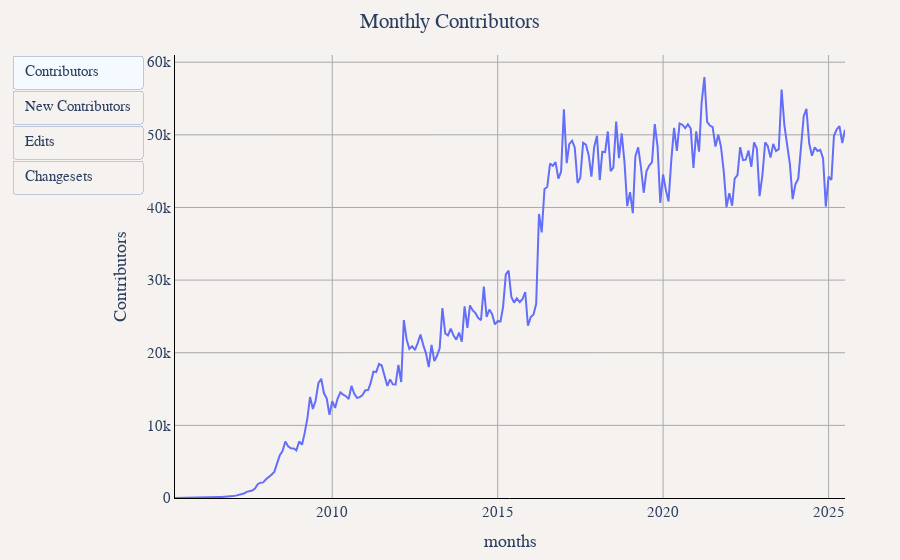

The notebook cell this image was saved under:
### Markdown cell above
## Contributors, Edits and Changesets Each Month

### Code cell
df = duckdb.sql("""
WITH user_first_appearance AS (
    SELECT
        user_name,
        year,
        month,
        ROW_NUMBER() OVER (PARTITION BY user_name ORDER BY year, month) as rn
    FROM (
        SELECT DISTINCT user_name, year, month
        FROM '../changeset_data/year=*/month=*/*.parquet'
    )
),
first_appearances AS (
    SELECT user_name, year, month
    FROM user_first_appearance
    WHERE rn = 1
),
monthly_metrics AS (
    SELECT
        year,
        month,
        CONCAT(year, '-', LPAD(CAST(month as VARCHAR), 2, '0')) as months,
        COUNT(DISTINCT user_name) as Contributors,
        CAST(SUM(edit_count) as BIGINT) as Edits,
        CAST(COUNT(*) AS INTEGER) as Changesets
    FROM '../changeset_data/year=*/month=*/*.parquet'
    GROUP BY year, month
),
monthly_new_contributors AS (
    SELECT
        year,
        month,
        COUNT(DISTINCT user_name) as "New Contributors"
    FROM first_appearances
    GROUP BY year, month
),
combined_metrics AS (
    SELECT
        m.year,
        m.month,
        m.months,
        m.Contributors,
        COALESCE(n."New Contributors", 0) as "New Contributors",
        m.Edits,
        m.Changesets
    FROM monthly_metrics m
    LEFT JOIN monthly_new_contributors n ON m.year = n.year AND m.month = n.month
)
SELECT
    months,
    Contributors,
    "New Contributors",
    Edits,
    Changesets,
    SUM("New Contributors") OVER (ORDER BY year, month) as "Accumulated Contributors",
    SUM(Edits) OVER (ORDER BY year, month) as "Accumulated Edits",
    SUM(Changesets) OVER (ORDER BY year, month) as "Accumulated Changesets"
FROM combined_metrics
ORDER BY year, month
""").df()

util.show_figure(
    [
        util.FigureConfig(
            title="Monthly Contributors",
            label="Contributors",
            x_col="months",
            y_col="Contributors",
            query_or_df=df,
        ),
        util.FigureConfig(
            title="Monthly New Contributors",
            label="New Contributors",
            x_col="months",
            y_col="New Contributors",
            query_or_df=df,
        ),
        util.FigureConfig(
            title="Monthly Edits",
            label="Edits",
            x_col="months",
            y_col="Edits",
            query_or_df=df,
        ),
        util.FigureConfig(
            title="Monthly Changesets",
            label="Changesets",
            x_col="months",
            y_col="Changesets",
            query_or_df=df,
        ),
    ]
)

### Figure 1 — Plotly figure (JSON) as saved in the notebook; plotly's stock layout.template omitted (floating-point values rounded to 4 significant figures; data arrays with more than 128 entries replaced by an {"elided": "..."} marker saying what was removed)
{"data": [{"hovertemplate": "Contributors<br>%{x}<br>%{y:,} Contributors<extra></extra>", "name": "Contributors", "type": "scatter", "visible": true, "x": {"elided": "244 str values"}, "y": {"elided": "244 int values"}}, {"hovertemplate": "Contributors<br>%{x}<br>%{y:,} New Contributors<extra></extra>", "name": "Contributors", "type": "scatter", "visible": false, "x": {"elided": "244 str values"}, "y": {"elided": "244 int values"}}, {"hovertemplate": "Contributors<br>%{x}<br>%{y:,} Edits<extra></extra>", "name": "Contributors", "type": "scatter", "visible": false, "x": {"elided": "244 str values"}, "y": {"elided": "244 int values"}}, {"hovertemplate": "Contributors<br>%{x}<br>%{y:,} Changesets<extra></extra>", "name": "Contributors", "type": "scatter", "visible": false, "x": {"elided": "244 str values"}, "y": {"elided": "244 int values"}}], "layout": {"barmode": "stack", "font": {"family": "Times", "size": 15}, "margin": {"b": 55, "l": 55, "r": 55, "t": 55}, "paper_bgcolor": "#f5f2f0", "plot_bgcolor": "#f5f2f0", "title": {"text": "Monthly Contributors", "x": 0.5}, "updatemenus": [{"buttons": [{"args": [{"visible": [true, false, false, false]}, {"title.text": "Monthly Contributors", "xaxis.title.text": "months", "yaxis.title.text": "Contributors"}], "label": "Contributors", "method": "update"}, {"args": [{"visible": [false, true, false, false]}, {"title.text": "Monthly New Contributors", "xaxis.title.text": "months", "yaxis.title.text": "New Contributors"}], "label": "New Contributors", "method": "update"}, {"args": [{"visible": [false, false, true, false]}, {"title.text": "Monthly Edits", "xaxis.title.text": "months", "yaxis.title.text": "Edits"}], "label": "Edits", "method": "update"}, {"args": [{"visible": [false, false, false, true]}, {"title.text": "Monthly Changesets", "xaxis.title.text": "months", "yaxis.title.text": "Changesets"}], "label": "Changesets", "method": "update"}], "type": "buttons"}], "xaxis": {"gridcolor": "darkgray", "linecolor": "black", "showgrid": true, "tickcolor": "black", "title": {"text": "months"}, "zerolinecolor": "darkgray"}, "yaxis": {"gridcolor": "darkgray", "linecolor": "black", "rangemode": "tozero", "showgrid": true, "tickcolor": "black", "title": {"text": "Contributors"}, "zerolinecolor": "darkgray"}}}
